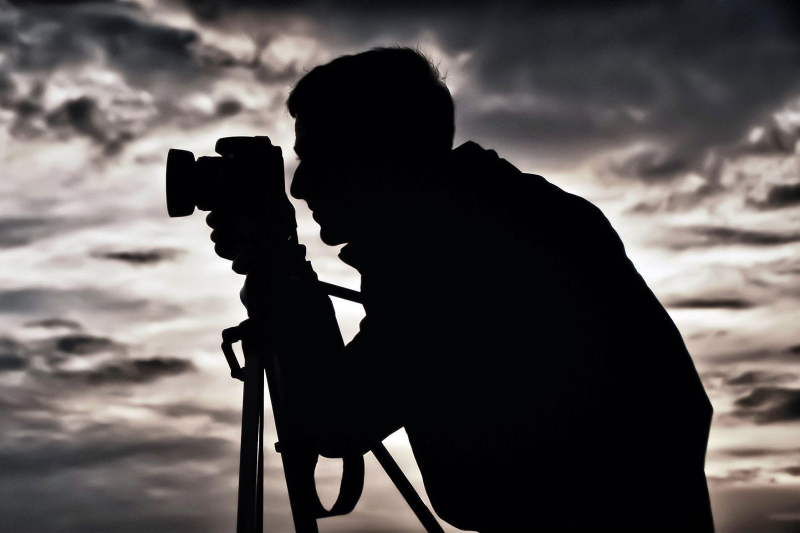
#> input picture image.png, 1600 x 1066 px (shown at 1/2 size)
$ python main.py
#> lines starting #> are read from the running program, lines starting #| are printed output that depends on the picture; after the words box and inside, x2 and y2 are one past the last pixel; in counts of white or black regions, pixels touching at a corner belong together
"""
Object Detection & Manipulation using HSV Color Range  (versi general)
======================================================================
Mata Kuliah : Pengolahan Analisis Citra Digital (PACD)

Generalisasi dari recipe "ikan oranye": bekerja untuk objek warna APA PUN,
bukan hanya ikan. Program otomatis mendeteksi WARNA DOMINAN pada gambar
(dari beberapa rentang warna HSV yang umum), lalu:

  1. membuat mask objek berwarna tsb (cv2.inRange),
  2. mengiris (slice) objek dari latar,
  3. mengubah warna objek (geser channel Hue),
  4. membuat objek "transparan"/hilang:
       - jika --bg diberikan : tukar area objek dengan citra latar (cara recipe),
       - jika tidak          : pakai cv2.inpaint (objek dihapus dari piksel sekitar).

Cara menjalankan:
    python main.py                                  # default images/fish.png
    python main.py --image images/foto.jpg
    python main.py --image images/fish.png --bg images/fish_bg.png
    python main.py --image images/foto.jpg --save   # simpan hasil ke folder out/
"""

import os
import argparse

import cv2
import numpy as np
import matplotlib.pylab as plt


# ─────────────────────────────────────────────────────────────────────────────
# Rentang warna HSV (OpenCV: H 0-179, S/V 0-255)
# Merah melingkar di spektrum Hue -> butuh 2 range.
# ─────────────────────────────────────────────────────────────────────────────
# Catatan: ambang Saturation/Value sengaja dibuat moderat (S>=80, V>=50) agar
# objek pada FOTO NYATA (yang warnanya tidak setajam ilustrasi) tetap terdeteksi.
# Naikkan batas bawah S bila latar/kulit ikut tertangkap; turunkan bila objek
# berwarna pudar tidak terdeteksi.
COLOR_RANGES = {
    "Merah":  {"multi": True,
               "lower": [(0, 90, 50), (160, 90, 50)],
               "upper": [(10, 255, 255), (179, 255, 255)]},
    "Oranye": {"multi": False, "lower": (10, 90, 50),  "upper": (22, 255, 255)},
    "Kuning": {"multi": False, "lower": (22, 80, 50),  "upper": (33, 255, 255)},
    "Hijau":  {"multi": False, "lower": (33, 60, 40),  "upper": (85, 255, 255)},
    "Cyan":   {"multi": False, "lower": (85, 60, 40),  "upper": (100, 255, 255)},
    "Biru":   {"multi": False, "lower": (100, 70, 40), "upper": (130, 255, 255)},
    "Ungu":   {"multi": False, "lower": (130, 60, 40), "upper": (160, 255, 255)},
}

HUE_SHIFT = 20  # pergeseran Hue saat me-recolor objek


# ─────────────────────────────────────────────────────────────────────────────
# Pemrosesan inti
# ─────────────────────────────────────────────────────────────────────────────
def build_mask(hsv, color_name):
    """Buat binary mask untuk satu warna (gabung 2 range bila perlu)."""
    cfg = COLOR_RANGES[color_name]
    if cfg["multi"]:
        m1 = cv2.inRange(hsv, cfg["lower"][0], cfg["upper"][0])
        m2 = cv2.inRange(hsv, cfg["lower"][1], cfg["upper"][1])
        return cv2.bitwise_or(m1, m2)
    return cv2.inRange(hsv, cfg["lower"], cfg["upper"])


def clean_mask(mask):
    """
    Bersihkan noise: opening ringan (buang bintik) lalu closing lebih kuat
    (tutup lubang/sambung pola tipis seperti kotak-kotak kemeja).
    """
    kernel  = cv2.getStructuringElement(cv2.MORPH_ELLIPSE, (5, 5))
    opened  = cv2.morphologyEx(mask,   cv2.MORPH_OPEN,  kernel, iterations=1)
    return cv2.morphologyEx(opened, cv2.MORPH_CLOSE, kernel, iterations=3)


def detect_color(hsv):
    """Pilih warna dengan luas mask terbesar -> 'warna dominan' gambar."""
    best, best_area = None, -1
    for name in COLOR_RANGES:
        area = int(cv2.countNonZero(clean_mask(build_mask(hsv, name))))
        if area > best_area:
            best, best_area = name, area
    return best, best_area


def build_dark_mask(hsv, vthresh):
    """
    Mask objek GELAP (siluet): piksel dengan Value < ambang.
    Berguna untuk objek hitam/backlit yang tidak punya warna (hue) untuk
    dideteksi, mis. siluet orang di depan langit terang.
    """
    return (hsv[..., 2] < vthresh).astype(np.uint8) * 255


def slice_object(img, imask):
    """Iris objek memakai mask (latar jadi hitam)."""
    out = np.zeros_like(img, np.uint8)
    out[imask] = img[imask]
    return out


def recolor_object(img, hsv, imask, hue_shift=HUE_SHIFT):
    """Geser Hue objek (mod 180 agar tidak overflow), warna lain tetap."""
    hsv = hsv.copy()
    hsv[..., 0] = (hsv[..., 0].astype(np.int16) + hue_shift) % 180
    recolored = cv2.cvtColor(hsv.astype(np.uint8), cv2.COLOR_HSV2BGR)
    out = img.copy()
    out[imask] = recolored[imask]
    return out


def fill_object(img, imask, color_bgr):
    """
    Isi area objek dengan warna solid. Dipakai untuk objek GELAP/siluet:
    menggeser Hue tidak terlihat pada piksel hitam (saturasi ~0), jadi cara
    yang benar untuk 'mengubah warna' siluet adalah menimpa dengan warna solid.
    """
    out = img.copy()
    out[imask] = color_bgr
    return out


def remove_object(img, imask, bg=None):
    """
    Hilangkan objek:
      - bg ada  : tukar area objek dengan latar (cara recipe asli),
      - bg None : cv2.inpaint (rekonstruksi dari piksel sekitar).
    """
    m = imask.astype(np.uint8)
    if bg is not None:
        notm   = np.bitwise_not(imask).astype(np.uint8)
        bckobj = cv2.bitwise_and(bg,  bg,  mask=m)
        noobj  = cv2.bitwise_and(img, img, mask=notm)
        return noobj + bckobj
    kernel = cv2.getStructuringElement(cv2.MORPH_ELLIPSE, (5, 5))
    m_dil  = cv2.dilate(m * 255, kernel, iterations=2)
    return cv2.inpaint(img, m_dil, 3, cv2.INPAINT_TELEA)


# ─────────────────────────────────────────────────────────────────────────────
# I/O & tampilan
# ─────────────────────────────────────────────────────────────────────────────
def load_image(path):
#> called with path = 'image.png'
    if not os.path.exists(path):
        raise FileNotFoundError(f"Berkas tidak ditemukan: {path}")
    img = cv2.imread(path)
#> img is the input picture: shape (1066, 1600, 3); mean B, G, R 76.9, 77.7, 81.8
    if img is None:
        raise ValueError(f"Gagal membaca citra: {path}")
    return img


def show_results(panels, suptitle, save_dir=None):
    """Tampilkan (dan opsional simpan) panel hasil. panels = [(judul, bgr_or_gray)]."""
    plt.figure(figsize=(14, 8))
    plt.suptitle(suptitle, fontsize=14)
    for i, (title, im) in enumerate(panels, start=1):
        plt.subplot(2, 3, i)
        if im.ndim == 2:
            plt.imshow(im, cmap="gray")
        else:
            plt.imshow(cv2.cvtColor(im, cv2.COLOR_BGR2RGB))
        plt.title(title)
        plt.axis("off")
    plt.tight_layout()

    if save_dir:
        os.makedirs(save_dir, exist_ok=True)
        for title, im in panels:
            fname = title.lower().replace(" ", "_").replace("/", "-") + ".png"
            cv2.imwrite(os.path.join(save_dir, fname), im)
        print(f"[INFO] Hasil disimpan ke folder: {save_dir}/")
    plt.show()


# ─────────────────────────────────────────────────────────────────────────────
# Main
# ─────────────────────────────────────────────────────────────────────────────
def parse_args():
    ap = argparse.ArgumentParser(
        description="Deteksi & manipulasi objek berdasarkan warna dominan (HSV).")
    ap.add_argument("--image", default="image.png",
                    help="berkas citra input (default: image.png)")
    ap.add_argument("--target", choices=["color", "dark"], default="color",
                    help="objek target: 'color' = warna dominan (default), "
                         "'dark' = siluet/objek gelap (deteksi via Value rendah)")
    ap.add_argument("--dark-thresh", type=int, default=50,
                    help="ambang Value untuk mode dark; piksel V<nilai ini "
                         "dianggap objek (default 50)")
    ap.add_argument("--fill", default="255,130,0",
                    help="warna isi 'B,G,R' untuk recolor mode dark "
                         "(default '255,130,0' = biru)")
    ap.add_argument("--bg", default=None,
                    help="citra latar untuk efek transparan (opsional; "
                         "tanpa ini dipakai inpainting)")
    ap.add_argument("--hue-shift", type=int, default=HUE_SHIFT,
                    help=f"besar pergeseran Hue saat recolor mode color "
                         f"(default {HUE_SHIFT})")
    ap.add_argument("--save", action="store_true",
                    help="simpan tiap panel hasil ke folder out/")
    return ap.parse_args()


def main():
    args = parse_args()

    img = load_image(args.image)
    hsv = cv2.cvtColor(img, cv2.COLOR_BGR2HSV)
#> hsv: shape (1066, 1600, 3); mean H, S, V 73.4, 76.1, 83.5

    # ── Tentukan mask objek sesuai mode target ───────────────────────────────
    if args.target == "dark":
        target_label = f"Siluet (V<{args.dark_thresh})"
        mask = clean_mask(build_dark_mask(hsv, args.dark_thresh))
        print(f"[INFO] Mode siluet (gelap), ambang V<{args.dark_thresh}  "
              f"({int(cv2.countNonZero(mask)):,} px)")
    else:
        color_name, area = detect_color(hsv)
#> the loop in detect_color, `for name in COLOR_RANGES:` made 7 passes
#> (area, best, best_area) on passes 2, 6: (49, 'Oranye', 49), (667, 'Biru', 667)
#> pass 1, in build_mask, `m1 = cv2.inRange(hsv, cfg["lower"][0], cfg["upper"][0])`:
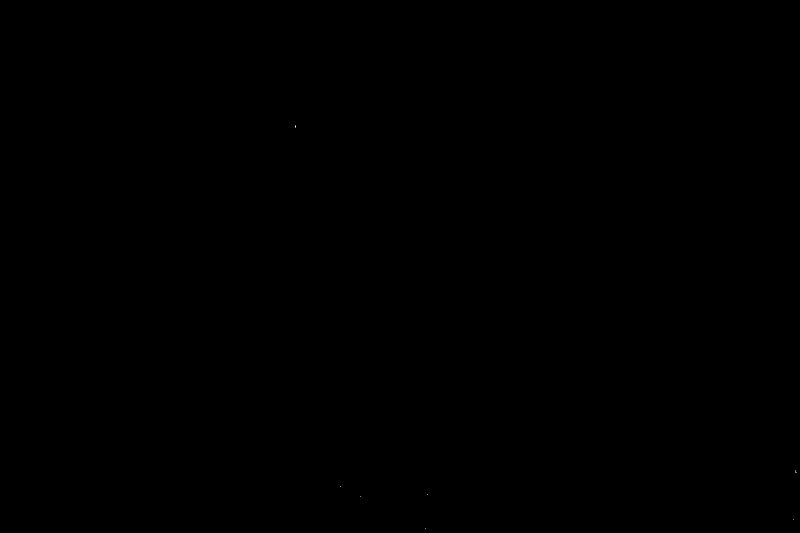
#> m1: shape (1066, 1600) (shown at 1/2 size); 0% white in thin lines or dots, all inside (x1, y1, x2, y2) = (590, 250, 1593, 1058)
#> after the loop in detect_color, `for name in COLOR_RANGES:`: best_area = 667
#> color_name = 'Biru'; area = 667
        target_label = f"Warna {color_name}"
#> target_label = 'Warna Biru'
        mask = clean_mask(build_mask(hsv, color_name))
#> in build_mask (call 8), `return cv2.inRange(hsv, cfg["lower"], cfg["upper"])`: returned value: shape (1066, 1600); 0.06% white; 34 white regions (28 under 20 px), largest, box (x1, y1, x2, y2) and area: (1514, 38, 1552, 56) 435, (1436, 0, 1471, 31) 334, (1480, 0, 1490, 16) 91, (1492, 12, 1501, 16) 26, (1504, 12, 1511, 18) 25, (1552, 56, 1558, 64) 22
#> in clean_mask (call 8), `opened  = cv2.morphologyEx(mask,   cv2.MORPH_OPEN,  kernel, iterations..`: opened: shape (1066, 1600); 0.04% white; 4 white regions, box (x1, y1, x2, y2) and area: (1516, 39, 1552, 54) 378, (1438, 2, 1446, 16) 101, (1455, 10, 1467, 20) 81, (1480, 0, 1489, 9) 60
#> in clean_mask (call 8), `return cv2.morphologyEx(opened, cv2.MORPH_CLOSE, kernel, iterations=3)`: returned value: shape (1066, 1600); 0.04% white; 4 white regions, box (x1, y1, x2, y2) and area: (1516, 39, 1552, 54) 401, (1438, 0, 1446, 16) 119, (1455, 10, 1467, 20) 85, (1480, 0, 1489, 9) 62
        print(f"[INFO] Warna dominan terdeteksi: {color_name}  ({area:,} px)")
#| [INFO] Warna dominan terdeteksi: Biru  (667 px)

    imask = mask > 0

    # ── Latar untuk efek transparan (opsional) ───────────────────────────────
    bg = None
    if args.bg:
        bg = load_image(args.bg)
        if bg.shape != img.shape:
            bg = cv2.resize(bg, (img.shape[1], img.shape[0]))

    # ── Pipeline ─────────────────────────────────────────────────────────────
    sliced  = slice_object(img, imask)
    removed = remove_object(img, imask, bg)
#> in remove_object, `m_dil  = cv2.dilate(m * 255, kernel, iterations=2)`: m_dil: shape (1066, 1600); 0.09% white; 4 white regions, box (x1, y1, x2, y2) and area: (1512, 35, 1556, 58) 797, (1434, 0, 1450, 20) 293, (1451, 6, 1471, 24) 275, (1476, 0, 1493, 13) 178

    if args.target == "dark":
        fill = tuple(int(v) for v in args.fill.split(","))
        recolored      = fill_object(img, imask, fill)
        recolor_title  = f"Recolor (isi solid {args.fill})"
    else:
        recolored      = recolor_object(img, hsv, imask, args.hue_shift)
#> in recolor_object, `hsv[..., 0] = (hsv[..., 0].astype(np.int16) + hue_shift) % 180`:
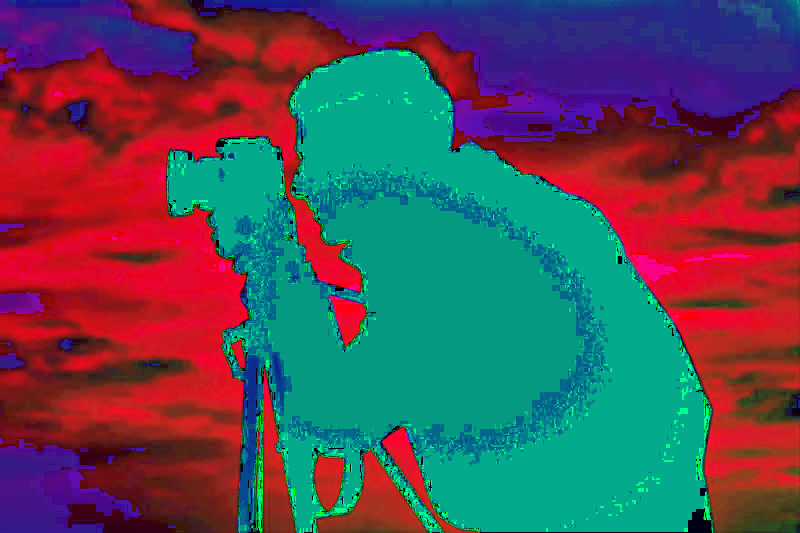
#> hsv: shape (1066, 1600, 3) (shown at 1/2 size); mean of channels 0, 1, 2 87.5, 76.1, 83.5; drawn as B, G, R
#> in recolor_object, `out[imask] = recolored[imask]`: out: shape (1066, 1600, 3); 0.04% of pixels changed, all inside (x1, y1, x2, y2) = (1438, 0, 1552, 54)
        recolor_title  = f"Recolor (+{args.hue_shift} Hue)"

    mode = "tukar latar" if bg is not None else "inpaint"
    panels = [
        ("Input",                      img),
        (f"Mask - {target_label}",     mask),
        ("Objek diiris",               sliced),
        (recolor_title,                recolored),
        (f"Objek transparan ({mode})", removed),
    ]
    show_results(panels, f"Manipulasi HSV - target: {target_label}",
                 save_dir="out" if args.save else None)
#> the loop in show_results, `for i, (title, im) in enumerate(panels, start=1):` made 5 passes
#> title on passes 1 to 5: 'Input', 'Mask - Warna Biru', 'Objek diiris', 'Recolor (+20 Hue)', 'Objek transparan (inpaint)'


if __name__ == "__main__":
    main()
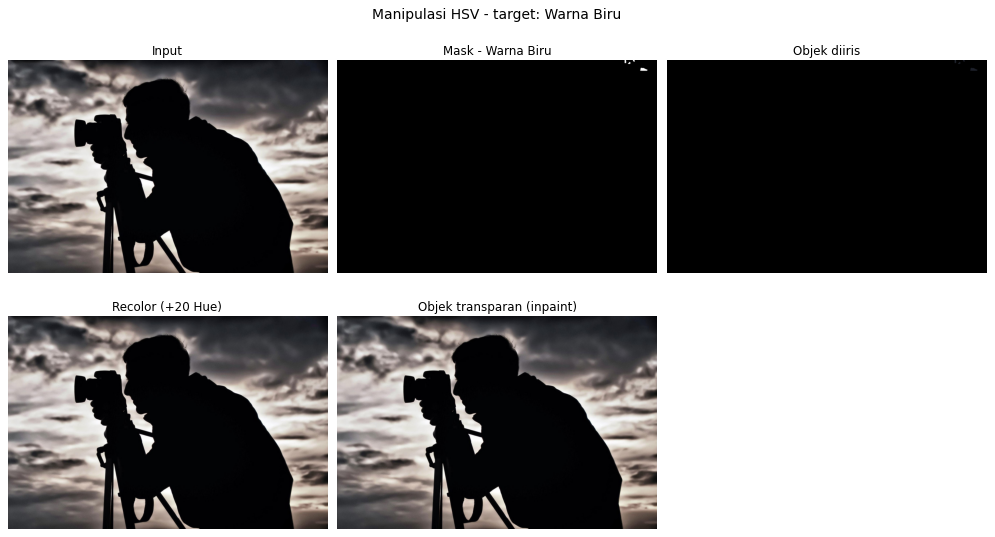
#> figure drawn by matplotlib, 5 panels
